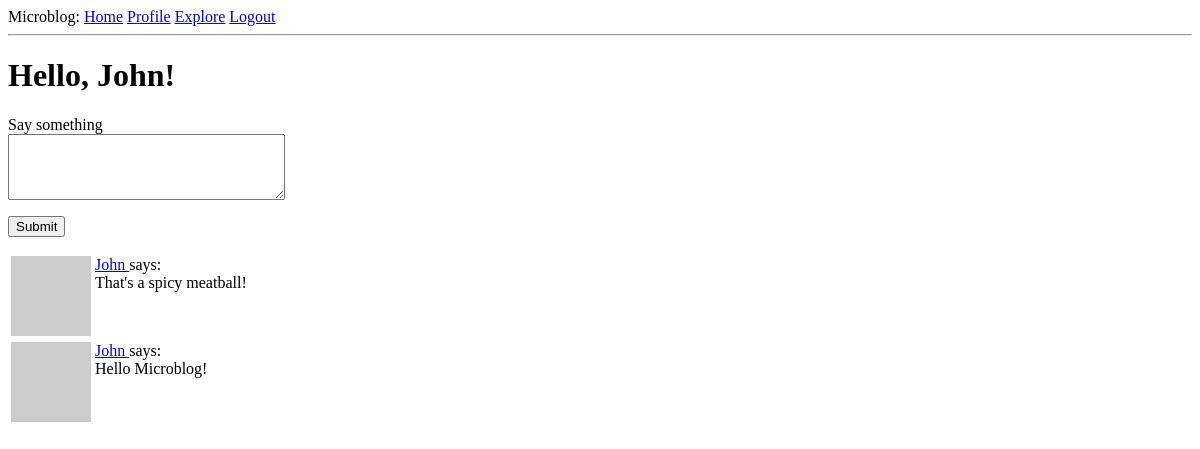
Before: /index (signed in) with the older database file.
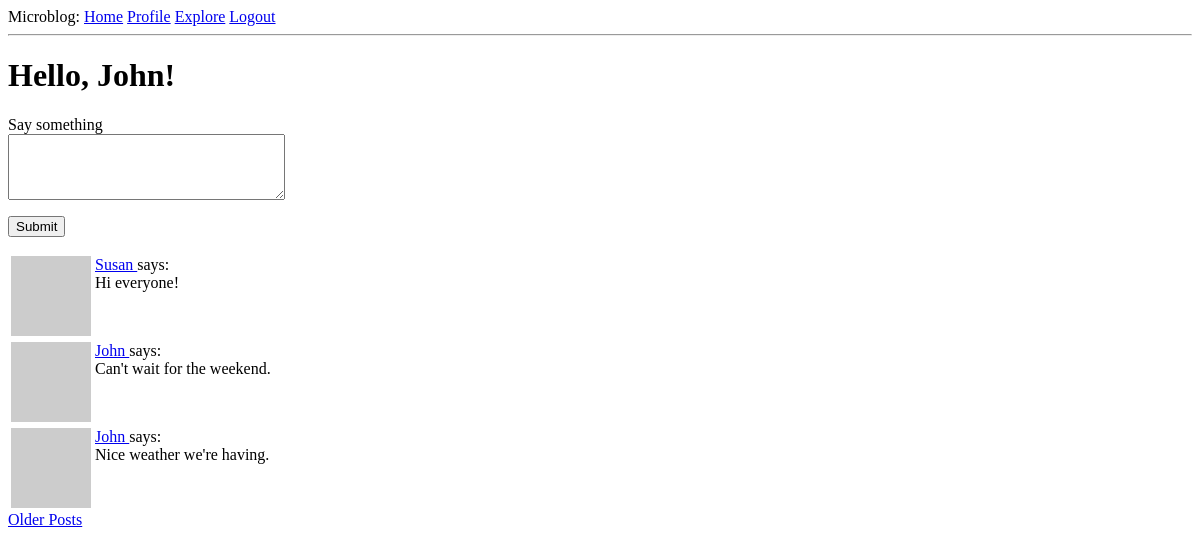
After: the same page with the newer database file.
### app/models.py (models this page shows, shortened)
class User(UserMixin, db.Model):
    id = db.Column(db.Integer, primary_key=True)
    username = db.Column(db.String(64), index=True, unique=True)
    email = db.Column(db.String(120), index=True, unique=True)
    password_hash = db.Column(db.String(128))
    posts = db.relationship('Post', backref='author', lazy='dynamic')
    about_me = db.Column(db.String(140))
    last_seen = db.Column(db.DateTime, default=datetime.utcnow)
    def avatar(self, size):
        digest = md5(self.email.lower().encode('utf-8')).hexdigest()
        print('https://www.gravatar.com/avatar/{}?d=identicon&s={}'.format(digest, size))
        return 'https://www.gravatar.com/avatar/{}?d=identicon&s={}'.format(digest, size)
    followed = db.relationship(
        "User", secondary=followers,
        primaryjoin=(followers.c.follower_id== id),
        secondaryjoin=(followers.c.followed_id == id),
        backref=db.backref("followers", lazy="dynamic"), lazy="dynamic")
    def followed_posts(self):
        followed = Post.query.join(
            followers, (followers.c.followed_id == Post.user_id)).filter(
                followers.c.follower_id == self.id)
        own = Post.query.filter_by(user_id=self.id)
        return followed.union(own).order_by(Post.timestamp.desc())

class Post(db.Model):
    id = db.Column(db.Integer, primary_key=True)
    body = db.Column(db.String(140))
    timestamp = db.Column(db.DateTime, index=True, default=datetime.utcnow)
    user_id = db.Column(db.Integer, db.ForeignKey('user.id'))

### app/routes.py (the view)
@myApp.route("/", methods=["GET", "Post"])
@myApp.route("/index", methods=["GET", "Post"])
@login_required
def index():
    form = PostForm()
    if form.validate_on_submit():
        post = Post(body=form.post.data, author=current_user)
        db.session.add(post)
        db.session.commit()
        flash("Your post is now live!")
        return redirect(url_for("index"))
    page = request.args.get("page", 1, type=int)
    posts = current_user.followed_posts().paginate(
        page, myApp.config["POSTS_PER_PAGE"], False)
    next_url = url_for("index", page=posts.next_num) \
        if posts.has_next else None
    prev_url = url_for("index", page=posts.prev_num) \
        if posts.has_prev else None
    return render_template("index.html", title="Home Page", form=form, posts=posts.items, next_url=next_url, prev_url=prev_url)

### app/forms.py
class PostForm(FlaskForm):
    post = TextAreaField("Say something", validators=[
        DataRequired(), Length(min=1, max=140)])
    submit = SubmitField("Submit")

### app/models.py (called while the page is built)
@login.user_loader
def load_user(id):
    return User.query.get(int(id))

### app/routes.py (called while the page is built)
@myApp.before_request
def before_request():
    if current_user.is_authenticated:
        current_user.last_seen = datetime.utcnow()
        db.session.commit()

### app/templates/index.html (shortened to what this page needs)
{% extends "base.html" %}
{% block content %}
    <h1>Hello, {{ current_user.username }}!</h1>
    <form action="" method="post">
        <p>
            {{ form.post.label }}<br>
            {{ form.post(cols=32, rows=4) }}<br>
        </p>
        <p>{{ form.submit() }}</p>
    </form>
    {% for post in posts %}
        {% include '_post.html' %}
    {% endfor %}
    {% if next_url %}
    <a href="{{ next_url }}">Older Posts</a>
    {% endif %}
{% endblock %}

### app/templates/base.html (shortened to what this page needs)
<html>
    <head>
    </head>
    <body>
        <div>
            Microblog:
            <a href="{{ url_for('index') }}">Home</a>
            {% if current_user.is_anonymous %}
            <a href="{{ url_for('login') }}">Login</a>
            {% else %}
            <a href="{{ url_for('user', username=current_user.username) }}">Profile</a>
            <a href="{{ url_for('explore') }}">Explore</a>
            <a href="{{ url_for('logout') }}">Logout</a>
            {% endif %}
        </div>
        <hr>
        {% block content %}{% endblock %}
    </body>
</html>

### app/templates/_post.html
    <table>
        <tr valign="top">
            <td><img src="{{ post.author.avatar(36) }}"></td>
            <td>
                <a href="{{ url_for('user', username=post.author.username) }}">
                    {{ post.author.username }}
                </a>
                says:<br>{{ post.body }}
            </td>
        </tr>
    </table>

Changed rows visible on the page:
no longer on this page (row unchanged): Post: author.username "John", body "That's a spicy meatball!"
no longer on this page (row unchanged): Post: author.username "John", body "Hello Microblog!"
added Post: author.username "Susan", body "Hi everyone!"
added Post: author.username "John", body "Can't wait for the weekend."
added Post: author.username "John", body "Nice weather we're having."
Other visible differences:
text now shown: "Older Posts"
